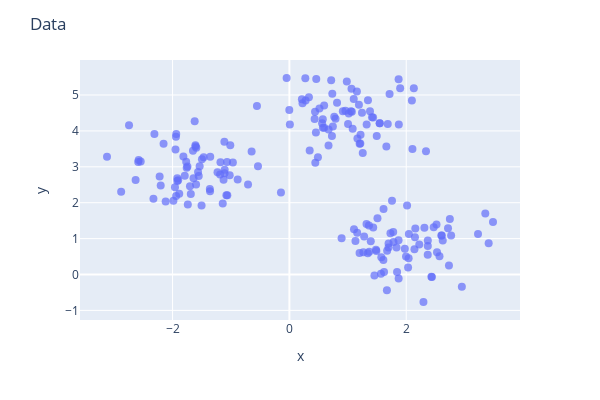

The code cell stored with this chart in its notebook:
### Code cell
fig = px.scatter(x=X[:,0], y=X[:,1])  
fig.update_layout(coloraxis_showscale=False, 
                  width=600, height=400, title='Data')
fig.update_traces(marker=dict(size=8, opacity=0.7))

fig.show()

### Figure 1 — Plotly figure (JSON) as saved in the notebook; plotly's stock layout.template omitted (floating-point values rounded to 4 significant figures; data arrays with more than 128 entries replaced by an {"elided": "..."} marker saying what was removed)
{"data": [{"hovertemplate": "x=%{x}<br>y=%{y}<extra></extra>", "legendgroup": "", "marker": {"color": "#636efa", "opacity": 0.7, "size": 8, "symbol": "circle"}, "mode": "markers", "name": "", "orientation": "v", "showlegend": false, "type": "scatter", "x": {"elided": "200 float values"}, "xaxis": "x", "y": {"elided": "200 float values"}, "yaxis": "y"}], "layout": {"coloraxis": {"showscale": false}, "height": 400, "legend": {"tracegroupgap": 0}, "margin": {"t": 60}, "title": {"text": "Data"}, "width": 600, "xaxis": {"anchor": "y", "domain": [0, 1], "title": {"text": "x"}}, "yaxis": {"anchor": "x", "domain": [0, 1], "title": {"text": "y"}}}}
